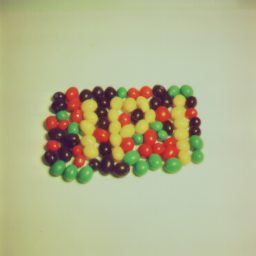
#> input picture ps0_python/input/jelly_beans.tiff, 256 x 256 px
$ python ps0.py   (Python 2 division)
#> lines starting #> are read from the running program, lines starting #| are printed output that depends on the picture; long printed decimals are rounded
import numpy as np
import cv2
import copy


def showimageblocking(images):
    thelist = enumerate(images)
    for (index, element) in thelist:
        name = str(index)
        cv2.imshow(name, element)
    cv2.waitKey(0)
    cv2.destroyAllWindows()


def validatesize(size, threshold):
    rtn = False
    if size > threshold:
        rtn = True
    return rtn


# Load color images
img1 = cv2.imread('input/jelly_beans.tiff', cv2.IMREAD_COLOR)
#> img1 is the input picture: shape (256, 256, 3); mean B, G, R 142.3, 180.6, 179.2
img2 = cv2.imread('input/peppers.tiff', cv2.IMREAD_COLOR)
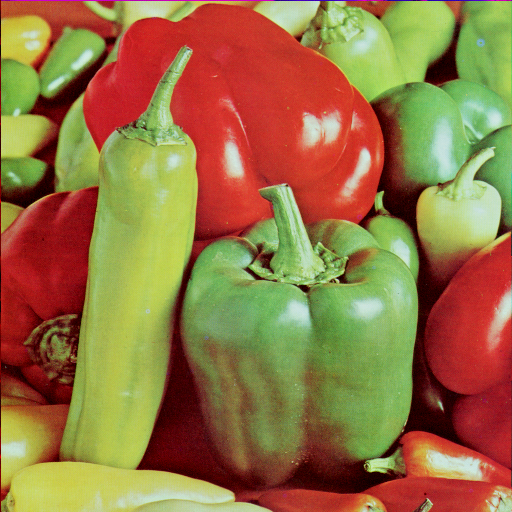
#> input picture ps0_python/input/peppers.tiff, 512 x 512 px
#> img2 is the input picture: shape (512, 512, 3); mean B, G, R 66.5, 115.6, 149.8

# 1a
# Save the images to output
cv2.imwrite('output/ps0-1-a-1.png', img1)
cv2.imwrite('output/ps0-1-a-2.png', img2)

# 2a
# Swap red and blue pixels
b, g, r = cv2.split(img1)
img1_rb_swapp = cv2.merge((r, g, b))
cv2.imwrite('output/ps0-2-a-1.png', img1_rb_swapp)

# 2b
# Leave only the green pixels
img1_g = copy.copy(img1)
img1_g[:, :, 0] = 0
img1_g[:, :, 2] = 0
cv2.imwrite('output/ps0-2-b-1.png', img1_g)

# 2c
# Leave only the red pixels
img1_r = copy.copy(img1)
img1_r[:, :, 0] = 0
img1_r[:, :, 1] = 0
cv2.imwrite('output/ps0-2-c-1.png', img1_r)

# 3a
# Leave only the red pixels for image 2
img2_r = copy.copy(img2)
img2_r[:, :, 0] = 0
img2_r[:, :, 1] = 0

# Get the image shape and validate its large enough
row1, col1, chan1 = img1_r.shape
#> row1 = 256; col1 = 256; chan1 = 3
row2, col2, chan2 = img2_r.shape
#> row2 = 512; col2 = 512; chan2 = 3
if not validatesize(row1, 100) or not validatesize(col1, 100):
    print 'image 1 is not large enough: ', row1, ' ', col1
elif not validatesize(row2, 100) or not validatesize(col2, 100):
    print 'image 2 is not large enough: ', row2, ' ', col2
else:
    # Get the cetner 100 x 100 square of img1_r
    center_row1 = row1/2
#> center_row1 = 128
    center_col1 = col1/2
#> center_col1 = 128
    center1 = img1_r[center_row1-50:center_row1 +
                     50, center_col1-50:center_col1+50]
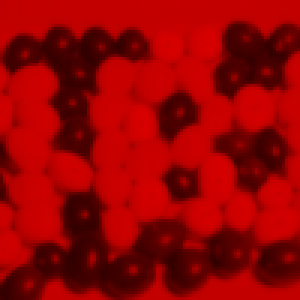
#> center1: shape (100, 100, 3) (shown 3 times larger); mean B, G, R 0, 0, 150.8
    # Transplant the center square into img2_r
    center_row2 = row2/2
#> center_row2 = 256
    center_col2 = col2/2
#> center_col2 = 256
    transplant2_r = copy.copy(img2_r)
    transplant2_r[center_row2-50:center_row2+50,
                  center_col2-50:center_col2+50] = center1[:, :]
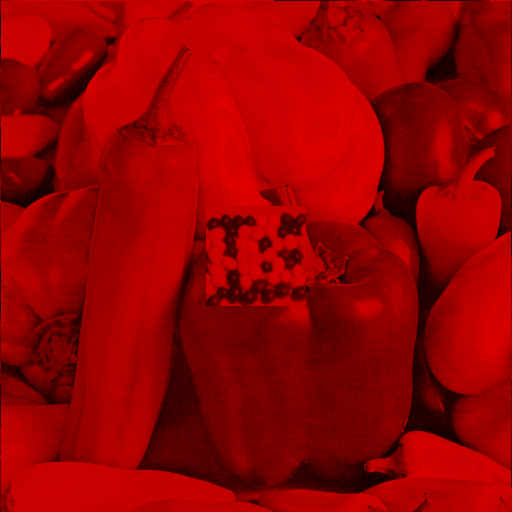
#> transplant2_r: shape (512, 512, 3); mean B, G, R 0, 0, 150.4
    cv2.imwrite('output/ps0-3-a-1.png', transplant2_r)

# 4a
# Get the min and max pixel values for img1_g
min = img1_g[..., 1].min()
#> min = 19
max = img1_g[..., 1].max()
#> max = 212

# Get the mean and standard deviation values for img1_g
stddev = np.std(img1_g[..., 1])
#> stddev = 44.93
mn = np.mean(img1_g[..., 1])
#> mn = 180.6

# Print the results
print '### img1_g ###'
print 'min: ', min
#| min:  19
print 'max: ', max
#| max:  212
print 'mean: ', mn
#| mean:  180.650
print 'standard deviation: ', stddev
#| standard deviation:  44.928

# 4b
# Perform a bunch of arithmetic on the image
modified1_g = copy.copy(img1_g)
modified1_g[..., 1] -= int(mn)
modified1_g[..., 1] /= int(stddev)
modified1_g[..., 1] *= 10
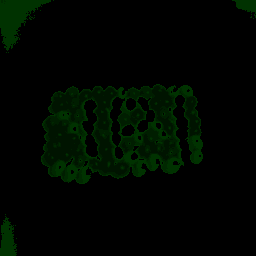
#> modified1_g: shape (256, 256, 3); mean B, G, R 0, 6.8, 0
modified1_g[..., 1] += int(mn)
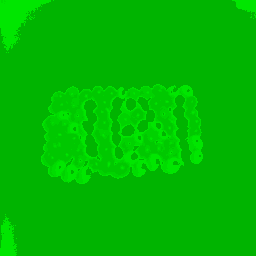
#> modified1_g: shape (256, 256, 3); mean B, G, R 0, 186.8, 0
cv2.imwrite('output/ps0-4-b-1.png', modified1_g)

# 4c
# Shift img1_g two pixels to the left
# Create a transformation matrix
rows, cols, chan = img1_g.shape
#> rows = 256; cols = 256; chan = 3
m = np.float32([[1, 0, -2], [0, 1, 0]])
# Apply the matrix to the source image
img1_g_lshift2 = cv2.warpAffine(img1_g, m, (cols, rows))
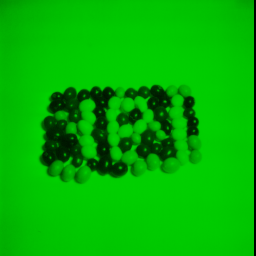
#> img1_g_lshift2: shape (256, 256, 3); mean B, G, R 0, 179.2, 0
cv2.imwrite('output/ps0-4-c-1.png', img1_g_lshift2)

# 4d
# Subtract the shifted image from the original
diff = img1_g - img1_g_lshift2
cv2.imwrite('output/ps0-4-d-1.png', diff)

# 5a
# Add gaussian noise to the green channel
# Create an array for the gaussian noise & populate it with a random distribution
gauss_g = copy.copy(img1_g)
gauss_g[:,:,1] = 0
#> gauss_g: shape (256, 256, 3); every value is 0
mn_g = (0, 0, 0)
sigma = 9
sigma_g = (0, sigma, 0)
cv2.randn(gauss_g, mn_g, sigma_g)

# Copy the original image and add in the gaussian noise
img1_guass_g = copy.copy(img1)
img1_guass_g[:,:,1] += gauss_g[:,:,1]
cv2.imwrite('output/ps0-5-a-1.png', img1_guass_g)

# 5b
# Add gaussian noise to the blue channel
# Leave only the blue pixels
img1_b = copy.copy(img1)
img1_b[:,:,1] = 0
img1_b[:,:,2] = 0
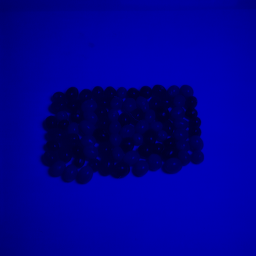
#> img1_b: shape (256, 256, 3); mean B, G, R 142.3, 0, 0

# Create an array for the gaussian noise & populate it with a random distribution
gauss_b = copy.copy(img1_b)
sigma_b = (sigma, 0, 0)
cv2.randn(gauss_b, mn_g, sigma_b)

# Copy the original image and add in the gaussian noise
img1_guass_b = copy.copy(img1)
img1_guass_b[:,:,0] += gauss_b[:,:,0]
cv2.imwrite('output/ps0-5-b-1.png', img1_guass_b)
